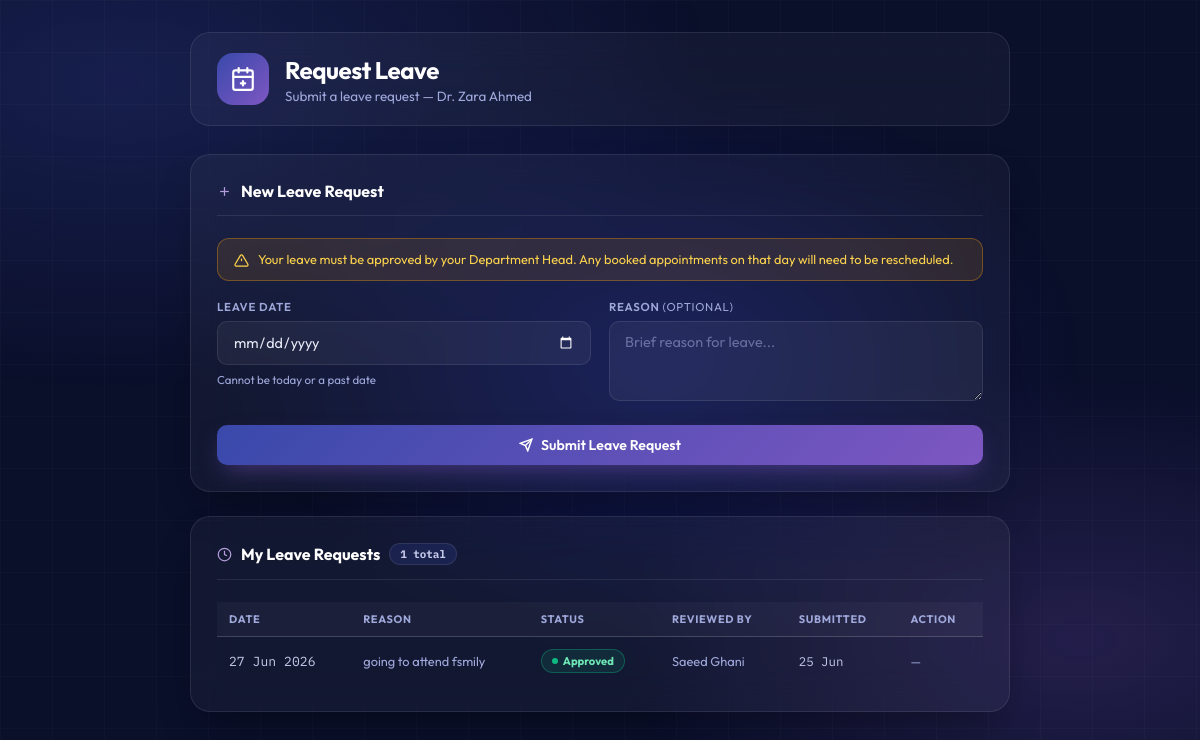
The app's page /request_leave.php (signed in) with its own data.
### tables this page shows
CREATE TABLE `users` (
  `user_id` int(11) NOT NULL,
  `full_name` varchar(100) NOT NULL,
  `username` varchar(50) NOT NULL,
  `email` varchar(100) NOT NULL,
  `cnic` varchar(20) DEFAULT NULL,
  `password_hash` varchar(255) NOT NULL,
  `role` enum('admin','department_head','doctor','nurse','patient','receptionist','pharmacist','lab') DEFAULT NULL,
  `status` enum('pending','active','inactive','rejected') DEFAULT 'pending',
  `approved_by` int(11) DEFAULT NULL,
  `created_at` timestamp NOT NULL DEFAULT current_timestamp(),
  `otp_code` varchar(6) DEFAULT NULL,
  `otp_expiry` datetime DEFAULT NULL,
  `age` int(3) DEFAULT NULL,
  `gender` enum('Male','Female','Other') DEFAULT 'Other',
  `contact` varchar(20) DEFAULT NULL,
  `address` varchar(255) DEFAULT NULL,
  `profile_image` varchar(255) DEFAULT NULL,
  `department_id` int(11) DEFAULT NULL,
  `responsibility` varchar(50) DEFAULT NULL,
  `shift` varchar(20) DEFAULT NULL,
  `performance_rating` int(11) DEFAULT 0,
  `height` float DEFAULT NULL
);

CREATE TABLE `doctor_leaves` (
  `leave_id` int(11) NOT NULL,
  `doctor_id` int(11) NOT NULL,
  `leave_date` date NOT NULL,
  `reason` text DEFAULT NULL,
  `status` enum('pending','approved','rejected') DEFAULT 'pending',
  `approved_by` int(11) DEFAULT NULL,
  `created_at` timestamp NOT NULL DEFAULT current_timestamp(),
  `updated_at` timestamp NOT NULL DEFAULT current_timestamp() ON UPDATE current_timestamp()
);

### request_leave.php (the view, shortened to what this page needs)
<?php
$conn = new mysqli("localhost", "root", "", "SHAPMS");
$user_id = (int)$_SESSION['user_id'];
$st = $conn->prepare("SELECT doctor_id FROM doctors WHERE user_id=? LIMIT 1");
$st->bind_param("i", $user_id); $st->execute();
$st->bind_result($doctor_id); $st->fetch(); $st->close();
$lv = $conn->prepare("
    SELECT dl.leave_id, dl.leave_date, dl.reason, dl.status, dl.created_at,
           u.full_name AS approved_by_name
    FROM doctor_leaves dl
    LEFT JOIN users u ON dl.approved_by = u.user_id
    WHERE dl.doctor_id = ?
    ORDER BY dl.leave_date DESC
");
$lv->bind_param("i", $doctor_id);
$lv->execute();
$leaves = $lv->get_result()->fetch_all(MYSQLI_ASSOC); $lv->close();
$un = $conn->prepare("SELECT full_name FROM users WHERE user_id=?");
$un->bind_param("i", $user_id); $un->execute();
$un->bind_result($doctor_name); $un->fetch(); $un->close();
?>
<!DOCTYPE html>
<html lang="en">
<head>
<link rel="stylesheet" href="https://cdnjs.cloudflare.com/ajax/libs/font-awesome/6.5.1/css/all.min.css">
</head>
<body>
<div class="wrap">
<div class="page-header">
  <div class="ph-icon"><svg viewBox="0 0 24 24"><rect x="3" y="4" width="18" height="18" rx="2"/><line x1="16" y1="2" x2="16" y2="6"/><line x1="8" y1="2" x2="8" y2="6"/><line x1="3" y1="10" x2="21" y2="10"/><line x1="12" y1="14" x2="12" y2="18"/><line x1="10" y1="16" x2="14" y2="16"/></svg></div>
  <div><h1>Request Leave</h1><p class="ph-sub">Submit a leave request — Dr. <?= htmlspecialchars($doctor_name) ?></p></div>
</div>
<div class="card">
  <div class="card-title"><svg width="15" height="15" viewBox="0 0 24 24" fill="none" stroke="currentColor" stroke-width="2"><line x1="12" y1="5" x2="12" y2="19"/><line x1="5" y1="12" x2="19" y2="12"/></svg>New Leave Request</div>
  <div class="warn-box"><svg viewBox="0 0 24 24" fill="none" stroke="currentColor" stroke-width="2"><path d="M10.29 3.86L1.82 18a2 2 0 0 0 1.71 3h16.94a2 2 0 0 0 1.71-3L13.71 3.86a2 2 0 0 0-3.42 0z"/><line x1="12" y1="9" x2="12" y2="13"/><line x1="12" y1="17" x2="12.01" y2="17"/></svg>
    Your leave must be approved by your Department Head. Any booked appointments on that day will need to be rescheduled.
  </div>
  <form method="POST">
    <div class="form-grid">
      <div class="fg">
        <label>Leave Date</label>
        <input type="date" name="leave_date" value="<?= htmlspecialchars($_POST['leave_date'] ?? '') ?>" min="<?= date('Y-m-d') ?>" required>
        <span class="hint">Cannot be today or a past date</span>
      </div>
      <div class="fg">
        <label>Reason <span style="font-weight:400;color:var(--mut)">(optional)</span></label>
        <textarea name="reason" placeholder="Brief reason for leave..."><?= htmlspecialchars($_POST['reason'] ?? '') ?></textarea>
      </div>
      <div class="fg full">
        <button type="submit" class="btn btn-teal">
          <svg width="14" height="14" viewBox="0 0 24 24" fill="none" stroke="currentColor" stroke-width="2.5"><line x1="22" y1="2" x2="11" y2="13"/><polygon points="22 2 15 22 11 13 2 9 22 2"/></svg>
          Submit Leave Request
        </button>
      </div>
    </div>
  </form>
</div>
<div class="card">
  <div class="card-title">
    <svg width="15" height="15" viewBox="0 0 24 24" fill="none" stroke="currentColor" stroke-width="2"><circle cx="12" cy="12" r="10"/><polyline points="12 6 12 12 16 14"/></svg>
    My Leave Requests
    <span class="badge"><?= count($leaves) ?> total</span>
  </div>
  <?php if (empty($leaves)): ?>
    <div class="empty"><svg viewBox="0 0 24 24" fill="none" stroke="currentColor" stroke-width="1.5"><rect x="3" y="4" width="18" height="18" rx="2"/><line x1="16" y1="2" x2="16" y2="6"/><line x1="8" y1="2" x2="8" y2="6"/><line x1="3" y1="10" x2="21" y2="10"/></svg>No leave requests yet.</div>
  <?php else: ?>
    <table class="tbl">
      <thead><tr><th>Date</th><th>Reason</th><th>Status</th><th>Reviewed By</th><th>Submitted</th><th>Action</th></tr></thead>
      <tbody>
      <?php foreach ($leaves as $lv): ?>
        <tr>
          <td><span class="date-val"><?= date("d M Y", strtotime($lv['leave_date'])) ?></span></td>
          <td><span class="reason-txt"><?= htmlspecialchars($lv['reason'] ?: '—') ?></span></td>
          <td><span class="status-badge <?= $lv['status'] ?>"><span class="s-dot"></span><?= ucfirst($lv['status']) ?></span></td>
          <td style="font-size:.8rem;color:var(--mut)"><?= htmlspecialchars($lv['approved_by_name'] ?? '—') ?></td>
          <td><span class="date-val" style="font-size:.78rem"><?= date("d M", strtotime($lv['created_at'])) ?></span></td>
          <td>
            <?php if ($lv['status'] === 'pending'): ?>
              <a href="?cancel=<?= $lv['leave_id'] ?>" class="btn btn-sm btn-ghost" onclick="return confirm('Cancel this leave request?')">Cancel</a>
            <?php else: ?>
              <span style="font-size:.78rem;color:var(--mut)">—</span>
            <?php endif; ?>
          </td>
        </tr>
      <?php endforeach; ?>
      </tbody>
    </table>
  <?php endif; ?>
</div>
</div>
</body>
</html>

### records on screen
users: full_name "Zara Ahmed"
doctor_leaves: leave_date "27 Jun 2026", reason "going to attend fsmily", status "Approved", approved_by.full_name "Saeed Ghani", created_at "25 Jun"

### other values on screen
count($leaves) "1"
